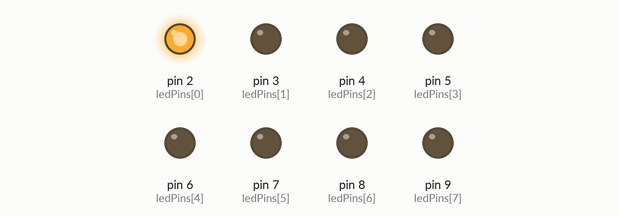
A sketch run on a simulated Arduino Uno, built with avr-gcc and run on an emulated ATmega328P. Parts: output pins drawn as LEDs (lit = HIGH). Random numbers use the default seed unless the sketch sets one.

Above: at 0.05 s.
At 0.65 s:
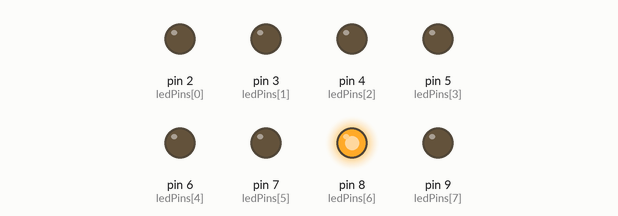
At 1.25 s:
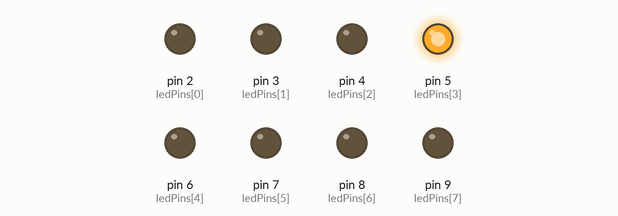
At 1.75 s:
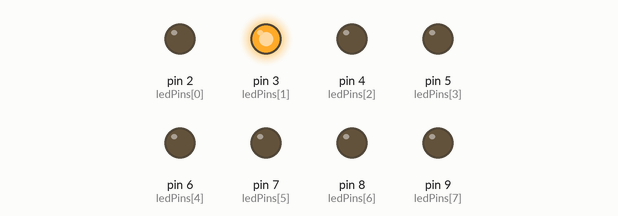
At 2.4 s:
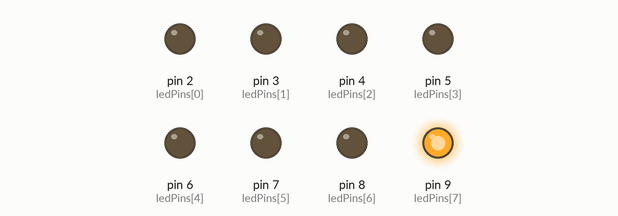
At 3.45 s:
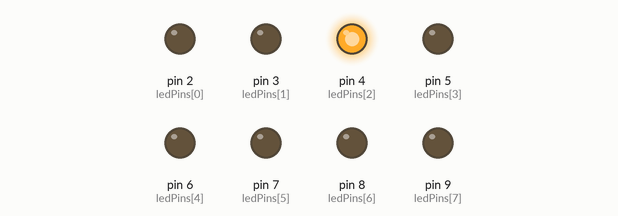
Timing chart, 0 to 3.8 s (numbered marks = the images above):
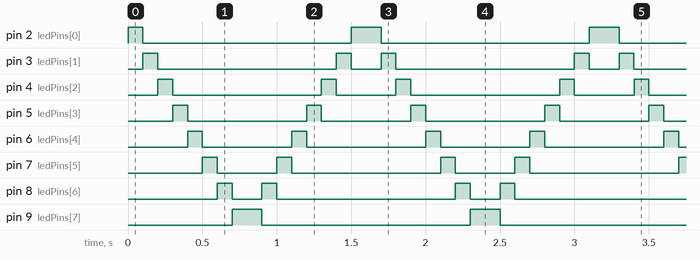

The sketch:

multiple_led.ino
```cpp
/*
 * Multiple LED
 *
 * Apply multiple LED functions
 *
 * Jim Palomo
 */

int ledPins[] = {2,3,4,5,6,7,8,9};

void setup() {
  // initialize pins 2-9 as output
  for (int i = 0; i < 8; i++) {
    pinMode(ledPins[i], OUTPUT);
  }
}

void loop() {
  // uncomment to select LED function
//  oneAfterAnother();  // light up all LEDs one at a time

//  oneOnAtATime();     // have only one LED on at a time

  pingPong();         // have leds light up going back & forth

//  marquee();          // follow the next sequencial LED

//  randomLED();        // randomize LED pattern
}

// oneAfterAnother: light up all LEDs one at a time
void oneAfterAnother() {
  int timer = 100;  // delay

  // turn all LEDs on
  for (int i = 0; i <= 7; i++) {
    digitalWrite(ledPins[i], HIGH); // LED on
    delay(timer);
  }

  // turn all LEDs off
  for (int i = 7; i >= 0; i--) {
    digitalWrite(ledPins[i], LOW);
    delay(timer);
  }
}

// oneOnAtATime: have only one LED on at a time
void oneOnAtATime() {
  int timer = 100;  // delay

  // iterate through all LEDs
  for (int i = 0; i <= 7; i++) {
    digitalWrite(ledPins[i], HIGH); // LED on
    delay(timer);
    digitalWrite(ledPins[i], LOW);  // LED off
  }
}

// pingPong: have leds light up going back & forth
void pingPong()
{
  int timer = 100;  // delay

  // turn LEDs on going one way
  for (int i = 0; i <= 7; i++) {
    digitalWrite(ledPins[i], HIGH);  // LED on
    delay(timer);
    digitalWrite(ledPins[i], LOW);   // LED off
  }

  // turn LEDs on going the reverse order
  for(int i = 7; i >= 0; i--) {
    digitalWrite(ledPins[i], HIGH);  // LED on
    delay(timer);
    digitalWrite(ledPins[i], LOW);   // LED off
  }
}

// marquee: follow the next sequencial LED
void marquee()
{
  int timer = 200;  // delay

  // Light up LEDs in marquee order
  for(int i = 0; i <= 3; i++) // Step from 0 to 3
  {
    digitalWrite(ledPins[i], HIGH);    // LED on
    digitalWrite(ledPins[i+4], HIGH);  // Skip four, set LED on
    delay(timer);
    digitalWrite(ledPins[i], LOW);     // LED off
    digitalWrite(ledPins[i+4], LOW);   // Skip four, set LED off
  }
}

// randomLED: randomize LED pattern
void randomLED()
{
  int i;
  int timer;

  i = random(8);  // random number [0,7]
  timer = 100;

  digitalWrite(ledPins[i], HIGH);  // LED on
  delay(timer);
  digitalWrite(ledPins[i], LOW);   // LED off
}
```

Measured:
- by itself, pin 2 (ledPins[0]): repeats every 1.6 s: LOW 1.4 s, HIGH 0.20 s
- by itself, pin 3 (ledPins[1]): repeats every 1.6 s: LOW 1.2 s, HIGH 0.10 s, LOW 0.20 s, HIGH 0.10 s
- by itself, pin 4 (ledPins[2]): repeats every 1.6 s: LOW 1.0 s, HIGH 0.10 s, LOW 0.40 s, HIGH 0.10 s
- by itself, pin 5 (ledPins[3]): repeats every 1.6 s: LOW 0.80 s, HIGH 0.10 s, LOW 0.60 s, HIGH 0.10 s
- by itself, pin 6 (ledPins[4]): repeats every 1.6 s: LOW 0.60 s, HIGH 0.10 s, LOW 0.80 s, HIGH 0.10 s
- by itself, pin 7 (ledPins[5]): repeats every 1.6 s: LOW 0.40 s, HIGH 0.10 s, LOW 1.0 s, HIGH 0.10 s
- by itself, pin 8 (ledPins[6]): repeats every 1.6 s: LOW 0.20 s, HIGH 0.10 s, LOW 1.2 s, HIGH 0.10 s
- by itself, pin 9 (ledPins[7]): alternates HIGH for 0.20 s and LOW for 1.4 s
